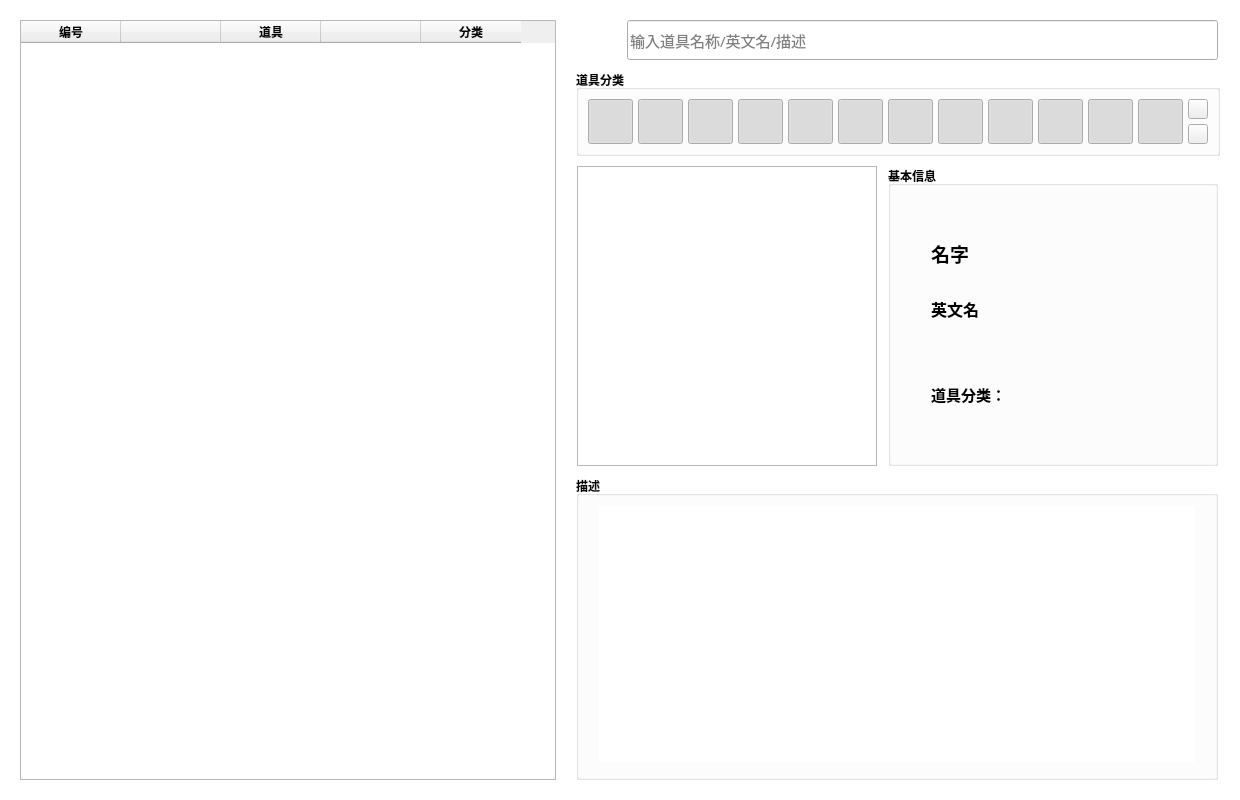
<?xml version="1.0" encoding="UTF-8"?>
<ui version="4.0">
 <author>我不是西药</author>
 <class>Win_ItemList</class>
 <widget class="QWidget" name="Win_ItemList">
  <property name="windowModality">
   <enum>Qt::NonModal</enum>
  </property>
  <property name="geometry">
   <rect>
    <x>0</x>
    <y>0</y>
    <width>1240</width>
    <height>800</height>
   </rect>
  </property>
  <property name="sizePolicy">
   <sizepolicy hsizetype="Preferred" vsizetype="Preferred">
    <horstretch>0</horstretch>
    <verstretch>0</verstretch>
   </sizepolicy>
  </property>
  <property name="minimumSize">
   <size>
    <width>1140</width>
    <height>800</height>
   </size>
  </property>
  <property name="windowTitle">
   <string> 道具</string>
  </property>
  <property name="windowIcon">
   <iconset>
    <normalon>../res/icon/item.png</normalon>
   </iconset>
  </property>
  <property name="styleSheet">
   <string notr="true">QWidget#Win_ItemList { background-color: white; }</string>
  </property>
  <layout class="QHBoxLayout" name="horizontalLayout_3" stretch="0,0">
   <property name="spacing">
    <number>20</number>
   </property>
   <property name="sizeConstraint">
    <enum>QLayout::SetDefaultConstraint</enum>
   </property>
   <property name="leftMargin">
    <number>20</number>
   </property>
   <property name="topMargin">
    <number>20</number>
   </property>
   <property name="rightMargin">
    <number>20</number>
   </property>
   <property name="bottomMargin">
    <number>20</number>
   </property>
   <item>
    <widget class="QTableWidget" name="tableItem">
     <property name="sizePolicy">
      <sizepolicy hsizetype="Preferred" vsizetype="Preferred">
       <horstretch>0</horstretch>
       <verstretch>0</verstretch>
      </sizepolicy>
     </property>
     <property name="focusPolicy">
      <enum>Qt::NoFocus</enum>
     </property>
     <property name="styleSheet">
      <string notr="true">QTableView::item {border-top: 1px solid black; border-bottom: 1px solid black;}
QTableView::item:selected {background-color: rgba(59,130,246,1); color: white;}
QTableView::item:focus {outline: none;}</string>
     </property>
     <property name="editTriggers">
      <set>QAbstractItemView::NoEditTriggers</set>
     </property>
     <property name="selectionMode">
      <enum>QAbstractItemView::SingleSelection</enum>
     </property>
     <property name="selectionBehavior">
      <enum>QAbstractItemView::SelectRows</enum>
     </property>
     <property name="showGrid">
      <bool>false</bool>
     </property>
     <property name="sortingEnabled">
      <bool>true</bool>
     </property>
     <attribute name="verticalHeaderVisible">
      <bool>false</bool>
     </attribute>
     <column>
      <property name="text">
       <string>编号</string>
      </property>
      <property name="font">
       <font>
        <weight>75</weight>
        <bold>true</bold>
       </font>
      </property>
      <property name="textAlignment">
       <set>AlignCenter</set>
      </property>
      <property name="foreground">
       <brush brushstyle="SolidPattern">
        <color alpha="255">
         <red>0</red>
         <green>0</green>
         <blue>0</blue>
        </color>
       </brush>
      </property>
     </column>
     <column>
      <property name="text">
       <string/>
      </property>
     </column>
     <column>
      <property name="text">
       <string>道具</string>
      </property>
      <property name="font">
       <font>
        <weight>75</weight>
        <bold>true</bold>
       </font>
      </property>
      <property name="textAlignment">
       <set>AlignCenter</set>
      </property>
     </column>
     <column>
      <property name="text">
       <string/>
      </property>
      <property name="font">
       <font>
        <weight>75</weight>
        <bold>true</bold>
       </font>
      </property>
      <property name="textAlignment">
       <set>AlignCenter</set>
      </property>
     </column>
     <column>
      <property name="text">
       <string>分类</string>
      </property>
      <property name="font">
       <font>
        <weight>75</weight>
        <bold>true</bold>
       </font>
      </property>
      <property name="textAlignment">
       <set>AlignCenter</set>
      </property>
     </column>
    </widget>
   </item>
   <item>
    <layout class="QVBoxLayout" name="verticalLayout_2" stretch="0,0,0,1">
     <property name="spacing">
      <number>10</number>
     </property>
     <property name="sizeConstraint">
      <enum>QLayout::SetDefaultConstraint</enum>
     </property>
     <item>
      <layout class="QHBoxLayout" name="right1">
       <property name="spacing">
        <number>5</number>
       </property>
       <property name="sizeConstraint">
        <enum>QLayout::SetFixedSize</enum>
       </property>
       <item>
        <widget class="QPushButton" name="pushButton">
         <property name="enabled">
          <bool>false</bool>
         </property>
         <property name="sizePolicy">
          <sizepolicy hsizetype="Fixed" vsizetype="Fixed">
           <horstretch>44</horstretch>
           <verstretch>40</verstretch>
          </sizepolicy>
         </property>
         <property name="minimumSize">
          <size>
           <width>44</width>
           <height>40</height>
          </size>
         </property>
         <property name="maximumSize">
          <size>
           <width>44</width>
           <height>40</height>
          </size>
         </property>
         <property name="sizeIncrement">
          <size>
           <width>44</width>
           <height>40</height>
          </size>
         </property>
         <property name="baseSize">
          <size>
           <width>44</width>
           <height>40</height>
          </size>
         </property>
         <property name="focusPolicy">
          <enum>Qt::NoFocus</enum>
         </property>
         <property name="contextMenuPolicy">
          <enum>Qt::NoContextMenu</enum>
         </property>
         <property name="styleSheet">
          <string notr="true">background-color: rgba(255, 255, 255, 0);
border: none;</string>
         </property>
         <property name="text">
          <string/>
         </property>
         <property name="icon">
          <iconset>
           <disabledon>../res/icon/search.png</disabledon>
          </iconset>
         </property>
         <property name="iconSize">
          <size>
           <width>40</width>
           <height>40</height>
          </size>
         </property>
         <property name="checkable">
          <bool>false</bool>
         </property>
        </widget>
       </item>
       <item>
        <widget class="QLineEdit" name="searchItem">
         <property name="sizePolicy">
          <sizepolicy hsizetype="Fixed" vsizetype="Fixed">
           <horstretch>0</horstretch>
           <verstretch>0</verstretch>
          </sizepolicy>
         </property>
         <property name="minimumSize">
          <size>
           <width>591</width>
           <height>40</height>
          </size>
         </property>
         <property name="maximumSize">
          <size>
           <width>591</width>
           <height>40</height>
          </size>
         </property>
         <property name="sizeIncrement">
          <size>
           <width>591</width>
           <height>40</height>
          </size>
         </property>
         <property name="baseSize">
          <size>
           <width>591</width>
           <height>40</height>
          </size>
         </property>
         <property name="font">
          <font>
           <family>微软雅黑</family>
           <pointsize>11</pointsize>
          </font>
         </property>
         <property name="placeholderText">
          <string>输入道具名称/英文名/描述</string>
         </property>
        </widget>
       </item>
      </layout>
     </item>
     <item>
      <widget class="QGroupBox" name="right2">
       <property name="sizePolicy">
        <sizepolicy hsizetype="Fixed" vsizetype="Fixed">
         <horstretch>0</horstretch>
         <verstretch>0</verstretch>
        </sizepolicy>
       </property>
       <property name="minimumSize">
        <size>
         <width>642</width>
         <height>85</height>
        </size>
       </property>
       <property name="maximumSize">
        <size>
         <width>642</width>
         <height>85</height>
        </size>
       </property>
       <property name="sizeIncrement">
        <size>
         <width>642</width>
         <height>85</height>
        </size>
       </property>
       <property name="baseSize">
        <size>
         <width>642</width>
         <height>85</height>
        </size>
       </property>
       <property name="font">
        <font>
         <family>Microsoft YaHei UI</family>
         <weight>75</weight>
         <bold>true</bold>
        </font>
       </property>
       <property name="title">
        <string>道具分类</string>
       </property>
       <layout class="QGridLayout" name="gridLayout">
        <property name="sizeConstraint">
         <enum>QLayout::SetFixedSize</enum>
        </property>
        <property name="leftMargin">
         <number>9</number>
        </property>
        <property name="topMargin">
         <number>9</number>
        </property>
        <property name="rightMargin">
         <number>9</number>
        </property>
        <property name="bottomMargin">
         <number>9</number>
        </property>
        <property name="spacing">
         <number>5</number>
        </property>
        <item row="0" column="3">
         <widget class="QPushButton" name="Button_Berries">
          <property name="sizePolicy">
           <sizepolicy hsizetype="Fixed" vsizetype="Fixed">
            <horstretch>45</horstretch>
            <verstretch>45</verstretch>
           </sizepolicy>
          </property>
          <property name="minimumSize">
           <size>
            <width>45</width>
            <height>45</height>
           </size>
          </property>
          <property name="maximumSize">
           <size>
            <width>45</width>
            <height>45</height>
           </size>
          </property>
          <property name="sizeIncrement">
           <size>
            <width>45</width>
            <height>45</height>
           </size>
          </property>
          <property name="baseSize">
           <size>
            <width>45</width>
            <height>45</height>
           </size>
          </property>
          <property name="toolTip">
           <string>树果</string>
          </property>
          <property name="text">
           <string/>
          </property>
          <property name="icon">
           <iconset>
            <activeon>../res/item_type/树果.png</activeon>
           </iconset>
          </property>
          <property name="iconSize">
           <size>
            <width>35</width>
            <height>35</height>
           </size>
          </property>
          <property name="checkable">
           <bool>true</bool>
          </property>
          <property name="checked">
           <bool>true</bool>
          </property>
         </widget>
        </item>
        <item row="0" column="4">
         <widget class="QPushButton" name="Button_Medicines">
          <property name="sizePolicy">
           <sizepolicy hsizetype="Fixed" vsizetype="Fixed">
            <horstretch>45</horstretch>
            <verstretch>45</verstretch>
           </sizepolicy>
          </property>
          <property name="minimumSize">
           <size>
            <width>45</width>
            <height>45</height>
           </size>
          </property>
          <property name="maximumSize">
           <size>
            <width>45</width>
            <height>45</height>
           </size>
          </property>
          <property name="sizeIncrement">
           <size>
            <width>45</width>
            <height>45</height>
           </size>
          </property>
          <property name="baseSize">
           <size>
            <width>45</width>
            <height>45</height>
           </size>
          </property>
          <property name="toolTip">
           <string>回复道具</string>
          </property>
          <property name="text">
           <string/>
          </property>
          <property name="icon">
           <iconset>
            <activeon>../res/item_type/回复道具.png</activeon>
           </iconset>
          </property>
          <property name="iconSize">
           <size>
            <width>35</width>
            <height>35</height>
           </size>
          </property>
          <property name="checkable">
           <bool>true</bool>
          </property>
          <property name="checked">
           <bool>true</bool>
          </property>
         </widget>
        </item>
        <item row="0" column="12">
         <layout class="QVBoxLayout" name="verticalLayout_3">
          <property name="spacing">
           <number>5</number>
          </property>
          <property name="sizeConstraint">
           <enum>QLayout::SetFixedSize</enum>
          </property>
          <item>
           <widget class="QPushButton" name="Button_all">
            <property name="sizePolicy">
             <sizepolicy hsizetype="Fixed" vsizetype="Fixed">
              <horstretch>20</horstretch>
              <verstretch>20</verstretch>
             </sizepolicy>
            </property>
            <property name="minimumSize">
             <size>
              <width>20</width>
              <height>20</height>
             </size>
            </property>
            <property name="maximumSize">
             <size>
              <width>20</width>
              <height>20</height>
             </size>
            </property>
            <property name="sizeIncrement">
             <size>
              <width>20</width>
              <height>20</height>
             </size>
            </property>
            <property name="baseSize">
             <size>
              <width>20</width>
              <height>20</height>
             </size>
            </property>
            <property name="text">
             <string/>
            </property>
            <property name="icon">
             <iconset>
              <activeon>../res/icon/true.png</activeon>
             </iconset>
            </property>
            <property name="iconSize">
             <size>
              <width>12</width>
              <height>12</height>
             </size>
            </property>
           </widget>
          </item>
          <item>
           <widget class="QPushButton" name="Button_cancel">
            <property name="sizePolicy">
             <sizepolicy hsizetype="Fixed" vsizetype="Fixed">
              <horstretch>20</horstretch>
              <verstretch>20</verstretch>
             </sizepolicy>
            </property>
            <property name="minimumSize">
             <size>
              <width>20</width>
              <height>20</height>
             </size>
            </property>
            <property name="maximumSize">
             <size>
              <width>20</width>
              <height>20</height>
             </size>
            </property>
            <property name="sizeIncrement">
             <size>
              <width>20</width>
              <height>20</height>
             </size>
            </property>
            <property name="baseSize">
             <size>
              <width>20</width>
              <height>20</height>
             </size>
            </property>
            <property name="text">
             <string/>
            </property>
            <property name="icon">
             <iconset>
              <activeon>../res/icon/false.png</activeon>
             </iconset>
            </property>
            <property name="iconSize">
             <size>
              <width>12</width>
              <height>12</height>
             </size>
            </property>
           </widget>
          </item>
         </layout>
        </item>
        <item row="0" column="8">
         <widget class="QPushButton" name="Button_Strategy">
          <property name="sizePolicy">
           <sizepolicy hsizetype="Fixed" vsizetype="Fixed">
            <horstretch>45</horstretch>
            <verstretch>45</verstretch>
           </sizepolicy>
          </property>
          <property name="minimumSize">
           <size>
            <width>45</width>
            <height>45</height>
           </size>
          </property>
          <property name="maximumSize">
           <size>
            <width>45</width>
            <height>45</height>
           </size>
          </property>
          <property name="sizeIncrement">
           <size>
            <width>45</width>
            <height>45</height>
           </size>
          </property>
          <property name="baseSize">
           <size>
            <width>45</width>
            <height>45</height>
           </size>
          </property>
          <property name="toolTip">
           <string>战斗道具</string>
          </property>
          <property name="text">
           <string/>
          </property>
          <property name="icon">
           <iconset>
            <activeon>../res/item_type/战斗道具.png</activeon>
           </iconset>
          </property>
          <property name="iconSize">
           <size>
            <width>35</width>
            <height>35</height>
           </size>
          </property>
          <property name="checkable">
           <bool>true</bool>
          </property>
          <property name="checked">
           <bool>true</bool>
          </property>
         </widget>
        </item>
        <item row="0" column="5">
         <widget class="QPushButton" name="Button_Improvements">
          <property name="sizePolicy">
           <sizepolicy hsizetype="Fixed" vsizetype="Fixed">
            <horstretch>45</horstretch>
            <verstretch>45</verstretch>
           </sizepolicy>
          </property>
          <property name="minimumSize">
           <size>
            <width>45</width>
            <height>45</height>
           </size>
          </property>
          <property name="maximumSize">
           <size>
            <width>45</width>
            <height>45</height>
           </size>
          </property>
          <property name="sizeIncrement">
           <size>
            <width>45</width>
            <height>45</height>
           </size>
          </property>
          <property name="baseSize">
           <size>
            <width>45</width>
            <height>45</height>
           </size>
          </property>
          <property name="toolTip">
           <string>强化道具</string>
          </property>
          <property name="text">
           <string/>
          </property>
          <property name="icon">
           <iconset>
            <activeon>../res/item_type/强化道具.png</activeon>
           </iconset>
          </property>
          <property name="iconSize">
           <size>
            <width>35</width>
            <height>35</height>
           </size>
          </property>
          <property name="checkable">
           <bool>true</bool>
          </property>
          <property name="checked">
           <bool>true</bool>
          </property>
         </widget>
        </item>
        <item row="0" column="1">
         <widget class="QPushButton" name="Button_TM">
          <property name="sizePolicy">
           <sizepolicy hsizetype="Fixed" vsizetype="Fixed">
            <horstretch>45</horstretch>
            <verstretch>45</verstretch>
           </sizepolicy>
          </property>
          <property name="minimumSize">
           <size>
            <width>45</width>
            <height>45</height>
           </size>
          </property>
          <property name="maximumSize">
           <size>
            <width>45</width>
            <height>45</height>
           </size>
          </property>
          <property name="sizeIncrement">
           <size>
            <width>45</width>
            <height>45</height>
           </size>
          </property>
          <property name="baseSize">
           <size>
            <width>45</width>
            <height>45</height>
           </size>
          </property>
          <property name="toolTip">
           <string>招式学习器</string>
          </property>
          <property name="text">
           <string/>
          </property>
          <property name="icon">
           <iconset>
            <activeon>../res/item_type/招式学习器.png</activeon>
           </iconset>
          </property>
          <property name="iconSize">
           <size>
            <width>35</width>
            <height>35</height>
           </size>
          </property>
          <property name="checkable">
           <bool>true</bool>
          </property>
          <property name="checked">
           <bool>true</bool>
          </property>
         </widget>
        </item>
        <item row="0" column="10">
         <widget class="QPushButton" name="Button_Megastones">
          <property name="sizePolicy">
           <sizepolicy hsizetype="Fixed" vsizetype="Fixed">
            <horstretch>45</horstretch>
            <verstretch>45</verstretch>
           </sizepolicy>
          </property>
          <property name="minimumSize">
           <size>
            <width>45</width>
            <height>45</height>
           </size>
          </property>
          <property name="maximumSize">
           <size>
            <width>45</width>
            <height>45</height>
           </size>
          </property>
          <property name="sizeIncrement">
           <size>
            <width>45</width>
            <height>45</height>
           </size>
          </property>
          <property name="baseSize">
           <size>
            <width>45</width>
            <height>45</height>
           </size>
          </property>
          <property name="toolTip">
           <string>超级石</string>
          </property>
          <property name="text">
           <string/>
          </property>
          <property name="icon">
           <iconset>
            <activeon>../res/item_type/超级石.png</activeon>
           </iconset>
          </property>
          <property name="iconSize">
           <size>
            <width>35</width>
            <height>35</height>
           </size>
          </property>
          <property name="checkable">
           <bool>true</bool>
          </property>
          <property name="checked">
           <bool>true</bool>
          </property>
         </widget>
        </item>
        <item row="0" column="11">
         <widget class="QPushButton" name="Button_ZCrystals">
          <property name="sizePolicy">
           <sizepolicy hsizetype="Fixed" vsizetype="Fixed">
            <horstretch>45</horstretch>
            <verstretch>45</verstretch>
           </sizepolicy>
          </property>
          <property name="minimumSize">
           <size>
            <width>45</width>
            <height>45</height>
           </size>
          </property>
          <property name="maximumSize">
           <size>
            <width>45</width>
            <height>45</height>
           </size>
          </property>
          <property name="sizeIncrement">
           <size>
            <width>45</width>
            <height>45</height>
           </size>
          </property>
          <property name="baseSize">
           <size>
            <width>45</width>
            <height>45</height>
           </size>
          </property>
          <property name="toolTip">
           <string>Z纯晶</string>
          </property>
          <property name="text">
           <string/>
          </property>
          <property name="icon">
           <iconset>
            <activeon>../res/item_type/Z纯晶.png</activeon>
           </iconset>
          </property>
          <property name="iconSize">
           <size>
            <width>35</width>
            <height>35</height>
           </size>
          </property>
          <property name="checkable">
           <bool>true</bool>
          </property>
          <property name="checked">
           <bool>true</bool>
          </property>
         </widget>
        </item>
        <item row="0" column="6">
         <widget class="QPushButton" name="Button_Utilities">
          <property name="sizePolicy">
           <sizepolicy hsizetype="Fixed" vsizetype="Fixed">
            <horstretch>45</horstretch>
            <verstretch>45</verstretch>
           </sizepolicy>
          </property>
          <property name="minimumSize">
           <size>
            <width>45</width>
            <height>45</height>
           </size>
          </property>
          <property name="maximumSize">
           <size>
            <width>45</width>
            <height>45</height>
           </size>
          </property>
          <property name="sizeIncrement">
           <size>
            <width>45</width>
            <height>45</height>
           </size>
          </property>
          <property name="baseSize">
           <size>
            <width>45</width>
            <height>45</height>
           </size>
          </property>
          <property name="toolTip">
           <string>实用道具</string>
          </property>
          <property name="text">
           <string/>
          </property>
          <property name="icon">
           <iconset>
            <activeon>../res/item_type/实用道具.png</activeon>
           </iconset>
          </property>
          <property name="iconSize">
           <size>
            <width>35</width>
            <height>35</height>
           </size>
          </property>
          <property name="checkable">
           <bool>true</bool>
          </property>
          <property name="checked">
           <bool>true</bool>
          </property>
         </widget>
        </item>
        <item row="0" column="2">
         <widget class="QPushButton" name="Button_PokeBalls">
          <property name="sizePolicy">
           <sizepolicy hsizetype="Fixed" vsizetype="Fixed">
            <horstretch>45</horstretch>
            <verstretch>45</verstretch>
           </sizepolicy>
          </property>
          <property name="minimumSize">
           <size>
            <width>45</width>
            <height>45</height>
           </size>
          </property>
          <property name="maximumSize">
           <size>
            <width>45</width>
            <height>45</height>
           </size>
          </property>
          <property name="sizeIncrement">
           <size>
            <width>45</width>
            <height>45</height>
           </size>
          </property>
          <property name="baseSize">
           <size>
            <width>45</width>
            <height>45</height>
           </size>
          </property>
          <property name="toolTip">
           <string>精灵球</string>
          </property>
          <property name="text">
           <string/>
          </property>
          <property name="icon">
           <iconset>
            <activeon>../res/item_type/精灵球.png</activeon>
           </iconset>
          </property>
          <property name="iconSize">
           <size>
            <width>35</width>
            <height>35</height>
           </size>
          </property>
          <property name="checkable">
           <bool>true</bool>
          </property>
          <property name="checked">
           <bool>true</bool>
          </property>
         </widget>
        </item>
        <item row="0" column="9">
         <widget class="QPushButton" name="Button_Valuable">
          <property name="sizePolicy">
           <sizepolicy hsizetype="Fixed" vsizetype="Fixed">
            <horstretch>45</horstretch>
            <verstretch>45</verstretch>
           </sizepolicy>
          </property>
          <property name="minimumSize">
           <size>
            <width>45</width>
            <height>45</height>
           </size>
          </property>
          <property name="maximumSize">
           <size>
            <width>45</width>
            <height>45</height>
           </size>
          </property>
          <property name="sizeIncrement">
           <size>
            <width>45</width>
            <height>45</height>
           </size>
          </property>
          <property name="baseSize">
           <size>
            <width>45</width>
            <height>45</height>
           </size>
          </property>
          <property name="toolTip">
           <string>贵重物品</string>
          </property>
          <property name="text">
           <string/>
          </property>
          <property name="icon">
           <iconset>
            <activeon>../res/item_type/贵重物品.png</activeon>
           </iconset>
          </property>
          <property name="iconSize">
           <size>
            <width>35</width>
            <height>35</height>
           </size>
          </property>
          <property name="checkable">
           <bool>true</bool>
          </property>
          <property name="checked">
           <bool>true</bool>
          </property>
         </widget>
        </item>
        <item row="0" column="7">
         <widget class="QPushButton" name="Button_Evolution">
          <property name="sizePolicy">
           <sizepolicy hsizetype="Fixed" vsizetype="Fixed">
            <horstretch>45</horstretch>
            <verstretch>45</verstretch>
           </sizepolicy>
          </property>
          <property name="minimumSize">
           <size>
            <width>45</width>
            <height>45</height>
           </size>
          </property>
          <property name="maximumSize">
           <size>
            <width>45</width>
            <height>45</height>
           </size>
          </property>
          <property name="sizeIncrement">
           <size>
            <width>45</width>
            <height>45</height>
           </size>
          </property>
          <property name="baseSize">
           <size>
            <width>45</width>
            <height>45</height>
           </size>
          </property>
          <property name="toolTip">
           <string>进化道具</string>
          </property>
          <property name="text">
           <string/>
          </property>
          <property name="icon">
           <iconset>
            <activeon>../res/item_type/进化道具.png</activeon>
           </iconset>
          </property>
          <property name="iconSize">
           <size>
            <width>35</width>
            <height>35</height>
           </size>
          </property>
          <property name="checkable">
           <bool>true</bool>
          </property>
          <property name="checked">
           <bool>true</bool>
          </property>
         </widget>
        </item>
        <item row="0" column="0">
         <widget class="QPushButton" name="Button_KeyItems">
          <property name="sizePolicy">
           <sizepolicy hsizetype="Fixed" vsizetype="Fixed">
            <horstretch>45</horstretch>
            <verstretch>45</verstretch>
           </sizepolicy>
          </property>
          <property name="minimumSize">
           <size>
            <width>45</width>
            <height>45</height>
           </size>
          </property>
          <property name="maximumSize">
           <size>
            <width>45</width>
            <height>45</height>
           </size>
          </property>
          <property name="sizeIncrement">
           <size>
            <width>45</width>
            <height>45</height>
           </size>
          </property>
          <property name="baseSize">
           <size>
            <width>45</width>
            <height>45</height>
           </size>
          </property>
          <property name="toolTip">
           <string>重要物品</string>
          </property>
          <property name="text">
           <string/>
          </property>
          <property name="icon">
           <iconset>
            <activeon>../res/item_type/重要物品.png</activeon>
           </iconset>
          </property>
          <property name="iconSize">
           <size>
            <width>35</width>
            <height>35</height>
           </size>
          </property>
          <property name="checkable">
           <bool>true</bool>
          </property>
          <property name="checked">
           <bool>true</bool>
          </property>
         </widget>
        </item>
       </layout>
      </widget>
     </item>
     <item>
      <layout class="QHBoxLayout" name="right3">
       <property name="spacing">
        <number>10</number>
       </property>
       <property name="sizeConstraint">
        <enum>QLayout::SetDefaultConstraint</enum>
       </property>
       <item>
        <widget class="QGraphicsView" name="ItemPic">
         <property name="sizePolicy">
          <sizepolicy hsizetype="Fixed" vsizetype="Fixed">
           <horstretch>0</horstretch>
           <verstretch>0</verstretch>
          </sizepolicy>
         </property>
         <property name="minimumSize">
          <size>
           <width>300</width>
           <height>300</height>
          </size>
         </property>
         <property name="maximumSize">
          <size>
           <width>300</width>
           <height>300</height>
          </size>
         </property>
         <property name="sizeIncrement">
          <size>
           <width>300</width>
           <height>300</height>
          </size>
         </property>
         <property name="baseSize">
          <size>
           <width>300</width>
           <height>300</height>
          </size>
         </property>
         <property name="frameShape">
          <enum>QFrame::StyledPanel</enum>
         </property>
         <property name="frameShadow">
          <enum>QFrame::Sunken</enum>
         </property>
         <property name="lineWidth">
          <number>1</number>
         </property>
         <property name="midLineWidth">
          <number>0</number>
         </property>
         <property name="sizeAdjustPolicy">
          <enum>QAbstractScrollArea::AdjustIgnored</enum>
         </property>
        </widget>
       </item>
       <item>
        <widget class="QGroupBox" name="groupBox_2">
         <property name="sizePolicy">
          <sizepolicy hsizetype="Fixed" vsizetype="Fixed">
           <horstretch>0</horstretch>
           <verstretch>0</verstretch>
          </sizepolicy>
         </property>
         <property name="minimumSize">
          <size>
           <width>330</width>
           <height>300</height>
          </size>
         </property>
         <property name="maximumSize">
          <size>
           <width>330</width>
           <height>300</height>
          </size>
         </property>
         <property name="sizeIncrement">
          <size>
           <width>330</width>
           <height>300</height>
          </size>
         </property>
         <property name="baseSize">
          <size>
           <width>330</width>
           <height>300</height>
          </size>
         </property>
         <property name="font">
          <font>
           <family>Microsoft YaHei UI</family>
           <weight>75</weight>
           <bold>true</bold>
          </font>
         </property>
         <property name="title">
          <string>基本信息</string>
         </property>
         <layout class="QVBoxLayout" name="verticalLayout">
          <property name="spacing">
           <number>0</number>
          </property>
          <property name="leftMargin">
           <number>40</number>
          </property>
          <property name="topMargin">
           <number>40</number>
          </property>
          <property name="rightMargin">
           <number>40</number>
          </property>
          <property name="bottomMargin">
           <number>40</number>
          </property>
          <item>
           <widget class="QLabel" name="cName">
            <property name="font">
             <font>
              <family>Microsoft YaHei UI</family>
              <pointsize>14</pointsize>
              <weight>75</weight>
              <bold>true</bold>
             </font>
            </property>
            <property name="text">
             <string>名字</string>
            </property>
            <property name="alignment">
             <set>Qt::AlignLeading|Qt::AlignLeft|Qt::AlignVCenter</set>
            </property>
            <property name="textInteractionFlags">
             <set>Qt::TextSelectableByKeyboard|Qt::TextSelectableByMouse</set>
            </property>
           </widget>
          </item>
          <item>
           <widget class="QLabel" name="eName">
            <property name="font">
             <font>
              <family>Microsoft YaHei UI</family>
              <pointsize>12</pointsize>
              <weight>75</weight>
              <italic>false</italic>
              <bold>true</bold>
              <underline>false</underline>
             </font>
            </property>
            <property name="text">
             <string>英文名</string>
            </property>
            <property name="alignment">
             <set>Qt::AlignLeading|Qt::AlignLeft|Qt::AlignVCenter</set>
            </property>
            <property name="textInteractionFlags">
             <set>Qt::TextSelectableByKeyboard|Qt::TextSelectableByMouse</set>
            </property>
           </widget>
          </item>
          <item>
           <spacer name="verticalSpacer_2">
            <property name="orientation">
             <enum>Qt::Vertical</enum>
            </property>
            <property name="sizeType">
             <enum>QSizePolicy::Fixed</enum>
            </property>
            <property name="sizeHint" stdset="0">
             <size>
              <width>20</width>
              <height>30</height>
             </size>
            </property>
           </spacer>
          </item>
          <item>
           <widget class="QLabel" name="itemType">
            <property name="font">
             <font>
              <family>Microsoft YaHei UI</family>
              <pointsize>11</pointsize>
              <weight>75</weight>
              <bold>true</bold>
             </font>
            </property>
            <property name="text">
             <string>道具分类：</string>
            </property>
            <property name="textInteractionFlags">
             <set>Qt::TextSelectableByKeyboard|Qt::TextSelectableByMouse</set>
            </property>
           </widget>
          </item>
         </layout>
        </widget>
       </item>
      </layout>
     </item>
     <item>
      <widget class="QGroupBox" name="right4">
       <property name="sizePolicy">
        <sizepolicy hsizetype="Fixed" vsizetype="Preferred">
         <horstretch>27</horstretch>
         <verstretch>0</verstretch>
        </sizepolicy>
       </property>
       <property name="minimumSize">
        <size>
         <width>642</width>
         <height>0</height>
        </size>
       </property>
       <property name="maximumSize">
        <size>
         <width>642</width>
         <height>16777215</height>
        </size>
       </property>
       <property name="sizeIncrement">
        <size>
         <width>642</width>
         <height>0</height>
        </size>
       </property>
       <property name="baseSize">
        <size>
         <width>642</width>
         <height>0</height>
        </size>
       </property>
       <property name="font">
        <font>
         <family>Microsoft YaHei UI</family>
         <weight>75</weight>
         <bold>true</bold>
        </font>
       </property>
       <property name="title">
        <string>描述</string>
       </property>
       <layout class="QGridLayout" name="gridLayout_2" rowstretch="0">
        <property name="sizeConstraint">
         <enum>QLayout::SetDefaultConstraint</enum>
        </property>
        <property name="leftMargin">
         <number>20</number>
        </property>
        <property name="topMargin">
         <number>10</number>
        </property>
        <property name="rightMargin">
         <number>20</number>
        </property>
        <property name="bottomMargin">
         <number>15</number>
        </property>
        <item row="0" column="0">
         <widget class="QPlainTextEdit" name="Description">
          <property name="enabled">
           <bool>true</bool>
          </property>
          <property name="sizePolicy">
           <sizepolicy hsizetype="Preferred" vsizetype="Preferred">
            <horstretch>0</horstretch>
            <verstretch>0</verstretch>
           </sizepolicy>
          </property>
          <property name="font">
           <font>
            <family>Microsoft YaHei</family>
            <pointsize>11</pointsize>
            <weight>50</weight>
            <bold>false</bold>
           </font>
          </property>
          <property name="styleSheet">
           <string notr="true">color: blue;</string>
          </property>
          <property name="frameShape">
           <enum>QFrame::NoFrame</enum>
          </property>
          <property name="frameShadow">
           <enum>QFrame::Sunken</enum>
          </property>
          <property name="verticalScrollBarPolicy">
           <enum>Qt::ScrollBarAsNeeded</enum>
          </property>
          <property name="horizontalScrollBarPolicy">
           <enum>Qt::ScrollBarAlwaysOff</enum>
          </property>
          <property name="sizeAdjustPolicy">
           <enum>QAbstractScrollArea::AdjustIgnored</enum>
          </property>
          <property name="textInteractionFlags">
           <set>Qt::TextSelectableByKeyboard|Qt::TextSelectableByMouse</set>
          </property>
         </widget>
        </item>
       </layout>
      </widget>
     </item>
    </layout>
   </item>
  </layout>
 </widget>
 <resources/>
 <connections/>
</ui>
